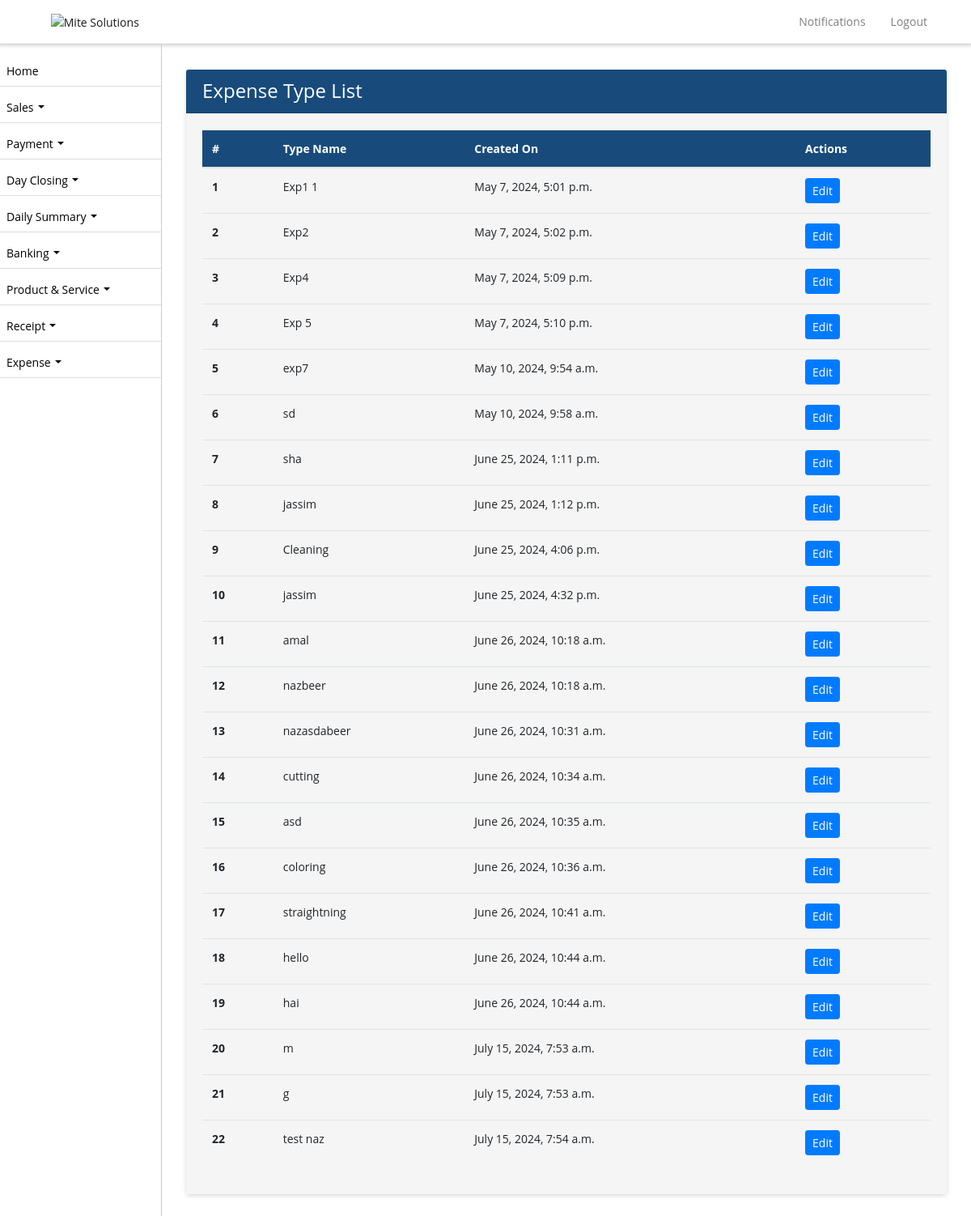
The app's page /expense-type/ (signed in) with its own data.
### ezshopapp/models.py (models this page shows, shortened)
class ExpenseType(models.Model):
    name = models.CharField(max_length=255)
    business_profile = models.CharField(max_length=255, null=True)
    created_on = models.DateTimeField(auto_now_add=True, null=True)

### ezshopapp/views.py (the view)
# urls.py: path('expense-type/', ExpenseTypeListView.as_view(), name='expense_type_list'),
class ExpenseTypeListView(ListView):
    model = ExpenseType
    template_name = 'expense_type_list.html'
    def get_queryset(self):
        shop_admin = get_object_or_404(ShopAdmin, user=self.request.user)
        shop = shop_admin.shop
        business_profile = get_object_or_404(BusinessProfile, name=shop.name)
        return ExpenseType.objects.filter(business_profile=business_profile.id)

### ezshopapp/templates/expense_type_list.html (shortened to what this page needs)
{% extends 'base.html' %}
{% block content %}
<div class="container">
  <div class="card">
    <div class="card-header">
      <h4 class="mb-0">Expense Type List</h4>
    </div>
    <div class="card-body">
  <table class="table">
    <thead>
      <tr>
        <th scope="col">#</th>
        <th scope="col">Type Name</th>
        <th scope="col">Created On</th>
        <th scope="col">Actions</th>
      </tr>
    </thead>
    <tbody>
      {% for expense_type in object_list %}
        <tr>
          <th scope="row">{{ forloop.counter }}</th>
          <td>{{ expense_type.name }}</td>
          <td>{{ expense_type.created_on }}</td>
          <td>
            <a href="{% url 'edit_expense_type' expense_type.id %}" class="btn btn-primary btn-sm">Edit</a>
          </td>
        </tr>
      {% endfor %}
    </tbody>
  </table>
</div>
</div>
</div>
{% endblock %}

### ezshopapp/templates/base.html (style rules this page uses)
body, p, h1, h2, h3, h4, h5, h6, a, li, label, input, div, span, small { font-family: "Open Sans", sans-serif !important; }
body, p, a, li, li>a { font-size:14px !important; }
h4 { color: #fff !important; }
body { padding-top: 56px; background-color: #ffffff !important; }
table thead { border-radius: 5px !important; }
table thead th { vertical-align: bottom; border-bottom: 2px solid #dee2e6; background-color: #184b7c !important; color: #fff !important; }
tbody { border-bottom: 0px !important; background-color: #f5f5f5 !important; }
tbody>tr>td { background-color: #f5f5f5 !important; }
table { border:1px !important; }
div>.table-responsive, table, table>thead { border-radius: 10px !important; }
.card { border:0px !important; margin-top:15px; margin-bottom:15px; box-shadow: 0px 2px 6px -1px #ccc; }
.card-body { background-color: #f5f5f5 !important; }
.card-header { background-color: #184b7c !important; color:#fff !important; }
.btn-primary { --bs-btn-color: #fff; --bs-btn-bg: #00B69B; --bs-btn-border-color: #00B69B; --bs-btn-hover-color: #000; --bs-btn-hover-bg: #26c1aa; --bs-btn-hover-border-color: #1abda5; --bs-btn-focus-shadow-rgb: 0, 155, 132; --bs-btn-active-color: #000; --bs-btn-active-bg: #33c5af; --bs-btn-active-border-color: #1abda5; --bs-btn-active-shadow: inset 0 3px 5px rgba(0, 0, 0, 0.125); --bs-btn-disabled-color: #000; --bs-btn-disabled-bg: #00B69B; --bs-btn-disabled-border-color: #00B69B; }

### records on screen
ExpenseType: name "Exp1 1", created_on "May 7, 2024, 5:01 p.m."
ExpenseType: name "Exp2", created_on "May 7, 2024, 5:02 p.m."
ExpenseType: name "Exp4", created_on "May 7, 2024, 5:09 p.m."
ExpenseType: name "Exp 5", created_on "May 7, 2024, 5:10 p.m."
ExpenseType: name "exp7", created_on "May 10, 2024, 9:54 a.m."
ExpenseType: name "sd", created_on "May 10, 2024, 9:58 a.m."
ExpenseType: name "sha", created_on "June 25, 2024, 1:11 p.m."
ExpenseType: name "jassim", created_on "June 25, 2024, 1:12 p.m."
ExpenseType: name "Cleaning", created_on "June 25, 2024, 4:06 p.m."
ExpenseType: name "jassim", created_on "June 25, 2024, 4:32 p.m."
ExpenseType: name "amal", created_on "June 26, 2024, 10:18 a.m."
ExpenseType: name "nazbeer", created_on "June 26, 2024, 10:18 a.m."
ExpenseType: name "nazasdabeer", created_on "June 26, 2024, 10:31 a.m."
ExpenseType: name "cutting", created_on "June 26, 2024, 10:34 a.m."
ExpenseType: name "asd", created_on "June 26, 2024, 10:35 a.m."
ExpenseType: name "coloring", created_on "June 26, 2024, 10:36 a.m."
ExpenseType: name "straightning", created_on "June 26, 2024, 10:41 a.m."
ExpenseType: name "hello", created_on "June 26, 2024, 10:44 a.m."
ExpenseType: name "hai", created_on "June 26, 2024, 10:44 a.m."
ExpenseType: name "m", created_on "July 15, 2024, 7:53 a.m."
ExpenseType: name "g", created_on "July 15, 2024, 7:53 a.m."
ExpenseType: name "test naz", created_on "July 15, 2024, 7:54 a.m."
